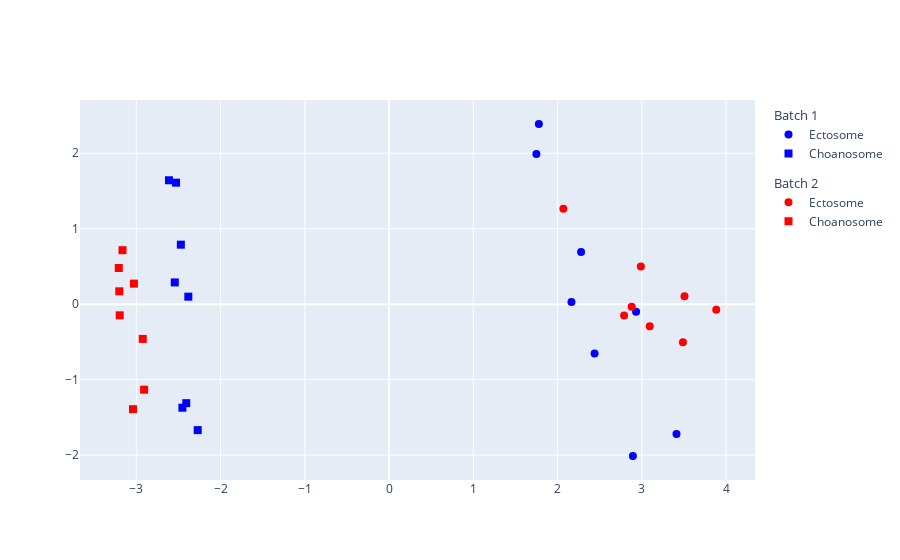

The cell this chart's notebook holds for it:
### Code cell
plotPCA(data_combat)

### Figure 1 — Plotly figure (JSON) as saved in the notebook; plotly's stock layout.template omitted (floating-point values rounded to 4 significant figures)
{"data": [{"legendgroup": "1", "legendgrouptitle": {"text": "Batch 1"}, "marker": {"color": ["blue", "blue", "blue", "blue", "blue", "blue", "blue", "blue"], "size": 8, "symbol": ["circle", "circle", "circle", "circle", "circle", "circle", "circle", "circle"]}, "mode": "markers", "name": "Ectosome", "type": "scatter", "x": [2.894, 3.411, 1.778, 1.748, 2.279, 2.165, 2.439, 2.932], "y": [-2.013, -1.72, 2.388, 1.992, 0.6927, 0.02911, -0.6557, -0.09956]}, {"legendgroup": "1", "legendgrouptitle": {"text": "Batch 1"}, "marker": {"color": ["blue", "blue", "blue", "blue", "blue", "blue", "blue", "blue"], "size": 8, "symbol": ["square", "square", "square", "square", "square", "square", "square", "square"]}, "mode": "markers", "name": "Choanosome", "type": "scatter", "x": [-2.383, -2.472, -2.529, -2.613, -2.544, -2.407, -2.453, -2.271], "y": [0.09939, 0.7886, 1.61, 1.643, 0.2883, -1.312, -1.373, -1.67]}, {"legendgroup": "2", "legendgrouptitle": {"text": "Batch 2"}, "marker": {"color": ["red", "red", "red", "red", "red", "red", "red", "red"], "size": 8, "symbol": ["circle", "circle", "circle", "circle", "circle", "circle", "circle", "circle"]}, "mode": "markers", "name": "Ectosome", "type": "scatter", "x": [3.488, 2.989, 3.883, 2.069, 2.879, 3.094, 3.506, 2.79], "y": [-0.5047, 0.4987, -0.07544, 1.265, -0.03497, -0.2915, 0.1053, -0.1516]}, {"legendgroup": "2", "legendgrouptitle": {"text": "Batch 2"}, "marker": {"color": ["red", "red", "red", "red", "red", "red", "red", "red"], "size": 8, "symbol": ["square", "square", "square", "square", "square", "square", "square", "square"]}, "mode": "markers", "name": "Choanosome", "type": "scatter", "x": [-3.198, -3.203, -3.164, -3.209, -3.028, -2.908, -2.924, -3.04], "y": [-0.148, 0.1703, 0.7153, 0.4794, 0.2721, -1.134, -0.4609, -1.392]}], "layout": {}}
